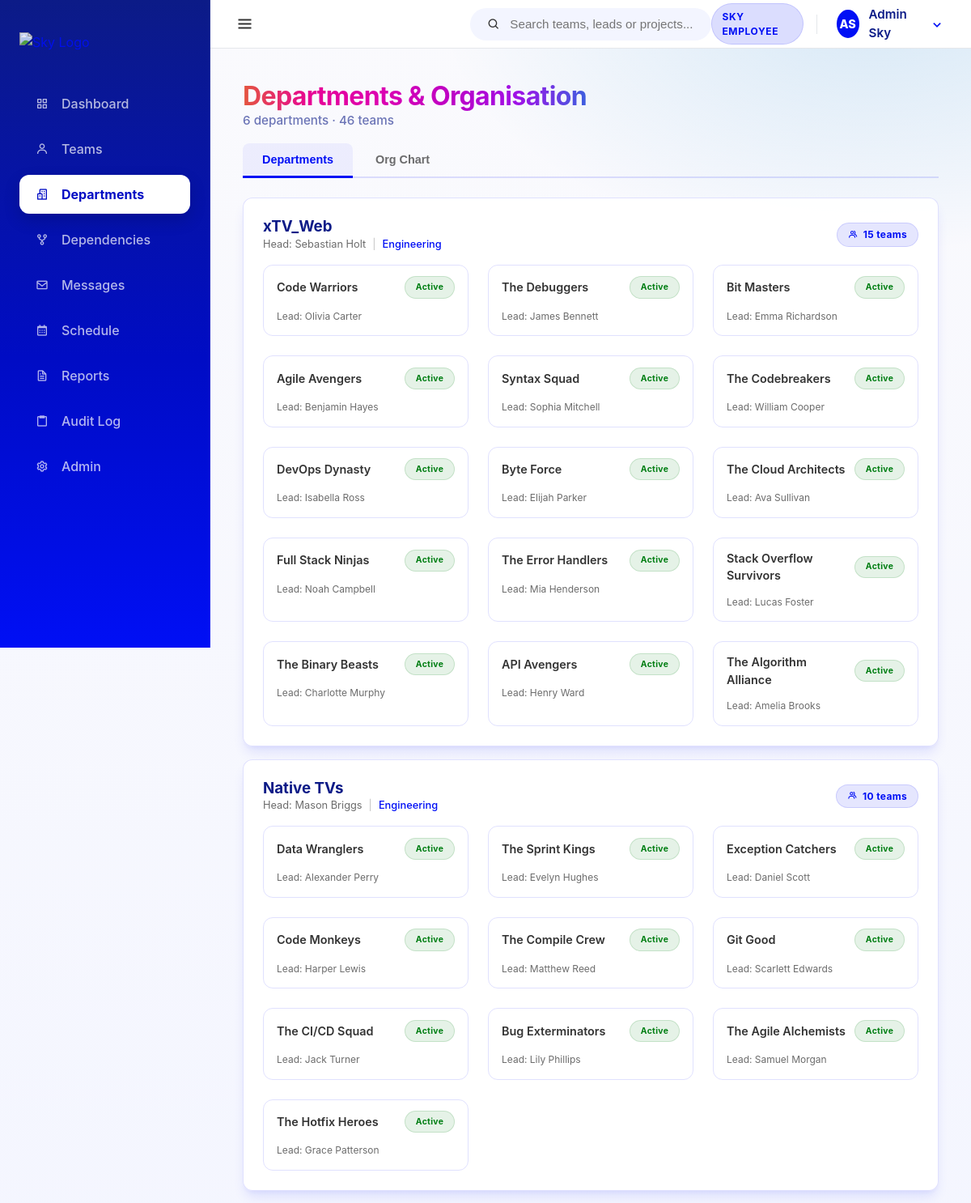
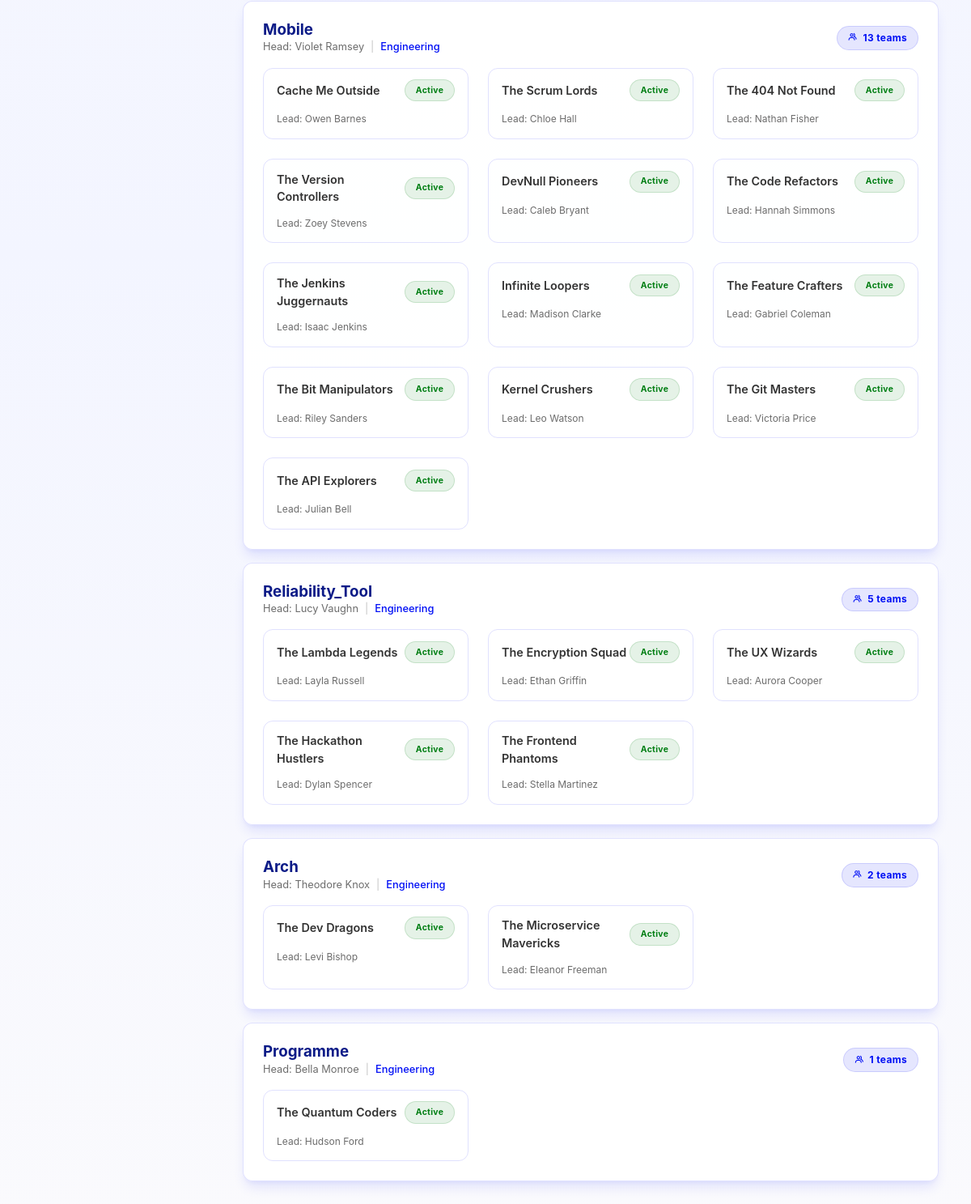
The app's page /organisation/ (signed in), older data (2 pictures, top to bottom).
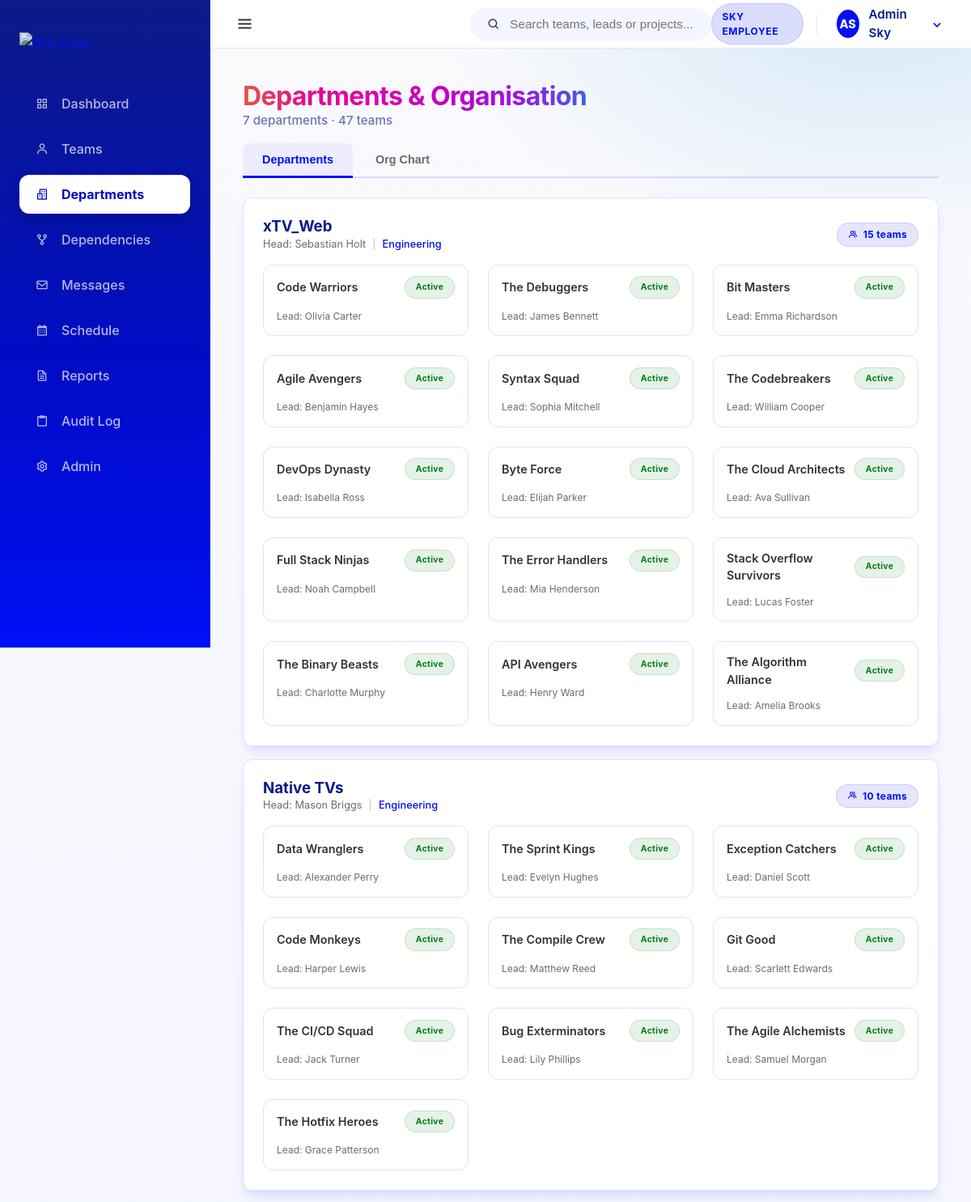
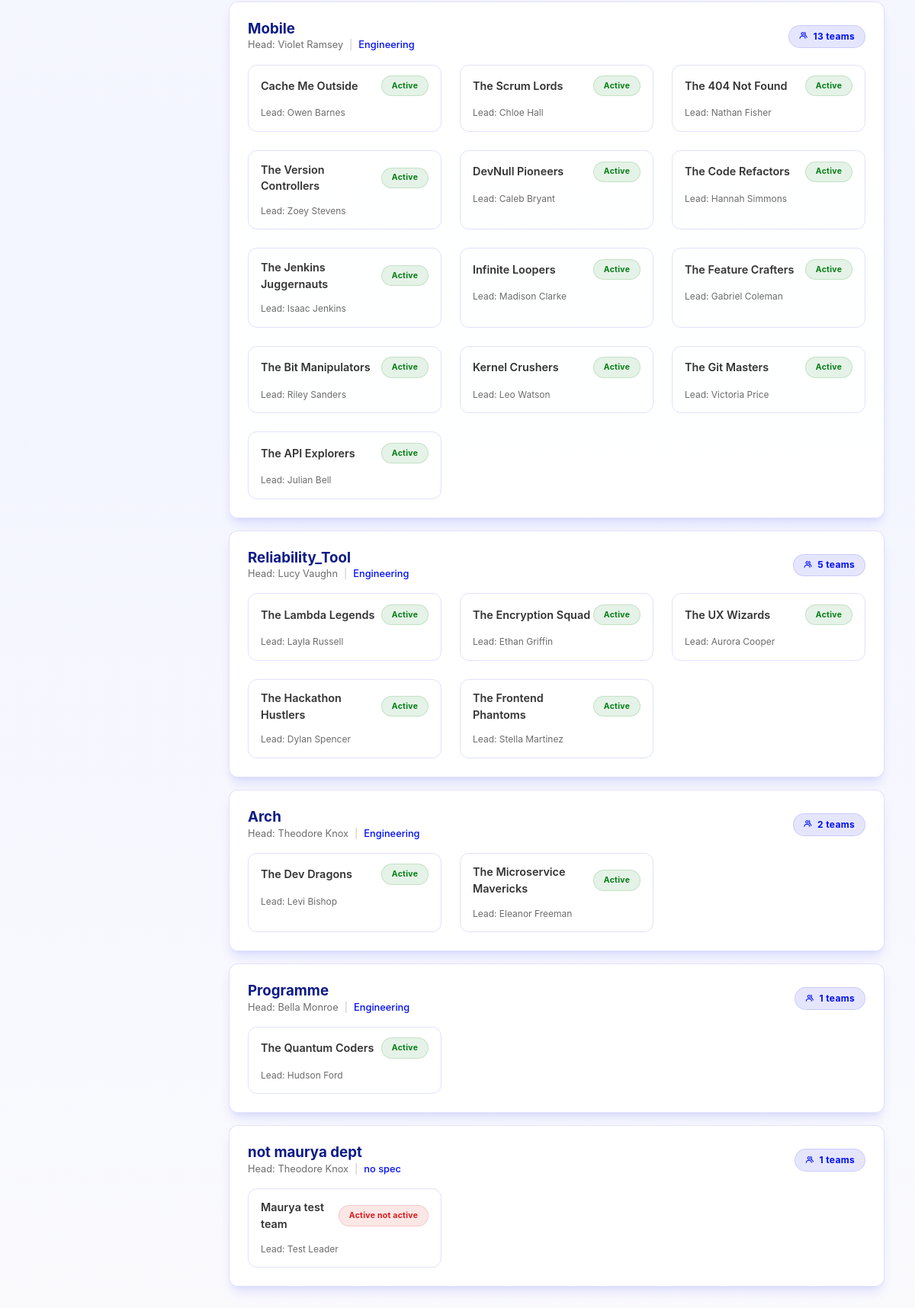
The same page, newer data (2 pictures, top to bottom).
### core/models.py (models this page shows, shortened)
class Department(models.Model):
    department_id = models.AutoField(primary_key=True)
    department_name = models.CharField(max_length=100)
    department_lead_name = models.CharField(max_length=100)
    specialization = models.CharField(max_length=150, blank=True, null=True, help_text="e.g. Web Development, Cloud Infrastructure")
    description = models.TextField()

class Team(models.Model):
    team_id = models.AutoField(primary_key=True)
    department = models.ForeignKey(Department, on_delete=models.CASCADE, related_name='teams')
    team_name = models.CharField(max_length=100)
    mission = models.TextField(blank=True) # Main Requirement
    lead_email = models.EmailField(blank=True) # Main Requirement
    team_leader_name = models.CharField(max_length=100, blank=True)
    work_stream = models.CharField(max_length=100)
    project_name = models.CharField(max_length=100)
    project_codebase = models.CharField(max_length=100)
    status = models.CharField(max_length=50, default='Active')
    tech_tags = models.TextField(blank=True, help_text="Comma separated tags")
    created_at = models.DateTimeField(auto_now_add=True)
    updated_at = models.DateTimeField(auto_now=True)

### organisation/views.py (the view)
# urls.py: path('', views.org_chart, name='org_chart'),
@login_required
def org_chart(request):
    try:
        query = request.GET.get('q', '').strip()
        departments = Department.objects.prefetch_related('teams').all()
        if query:
            departments = departments.filter(
                Q(department_name__icontains=query) |
                Q(teams__team_name__icontains=query)
            ).distinct()
        context = {
            'departments': departments,
            'query': query,
            'total_departments': departments.count(),
            'total_teams': Team.objects.all().count(),
        }
        return render(request, 'organisation/org_chart.html', context)
    except Exception as e:
        print(f"Error rendering org chart: {e}")
        return render(request, 'organisation/org_chart.html', {'error': True})

### templates/organisation/org_chart.html (shortened to what this page needs)
{% extends 'base.html' %}
{% block content %}
<div class="flex-between mb-2 animate-slide-up">
    <div>
        <h1 class="spectrum-text" style="font-size: 2rem; letter-spacing: -0.02em;">Departments & Organisation</h1>
        <p style="color: var(--sky-header-blue); opacity: 0.6; font-weight: 500; font-size: 0.95rem;">
            {{ total_departments }} departments · {{ total_teams }} teams
        </p>
    </div>
</div>
<div class="tabs mb-3 animate-slide-up" style="animation-delay: 0.1s;">
    <button class="tab-btn active" onclick="switchTab('list', this)" id="tab-list">Departments</button>
    <button class="tab-btn" onclick="switchTab('org', this)" id="tab-org">Org Chart</button>
</div>
<div id="panel-list" class="animate-slide-up" style="animation-delay: 0.15s;">
    {% for dept in departments %}
    <div class="card mb-2">
        <div class="flex-between mb-2">
            <div>
                <a href="{% url 'organisation:department_detail' dept.department_id %}" style="text-decoration: none;">
                    <h3 style="color: var(--sky-header-blue);">{{ dept.department_name }}</h3>
                </a>
                <p style="font-size: 0.8rem; color: var(--muted-foreground); display: flex; align-items: center; gap: 0.5rem;">
                    <span>Head: {{ dept.department_lead_name }}</span>
                    {% if dept.specialization %}
                    <span style="opacity: 0.4;">|</span>
                    <span style="color: var(--sky-primary); font-weight: 500;">{{ dept.specialization }}</span>
                    {% endif %}
                </p>
            </div>
            <div class="flex gap-1">
                <span class="chip chip-department">
                    <i class='bx bx-group' style="font-size: 0.8rem;"></i> {{ dept.teams.all|length }} teams
                </span>
            </div>
        </div>
        <div class="grid-3">
            {% for team in dept.teams.all %}
            <a href="{% url 'teams:team_detail' team.team_id %}" class="spell-tilt" style="text-decoration: none; color: inherit; border: 1px solid var(--border); border-radius: 12px; padding: 0.85rem 1rem; transition: all 0.2s ease; display: block;" onmouseover="this.style.background='var(--sky-tint-5)'" onmouseout="this.style.background='transparent'">
                <div class="flex-between mb-1">
                    <span style="font-size: 0.9rem; font-weight: 600;">{{ team.team_name }}</span>
                    <span class="chip {% if team.status == 'Active' %}chip-active{% elif team.status == 'Restructuring' %}chip-restructuring{% else %}chip-disbanded{% endif %}" style="font-size: 0.65rem;">
                        {{ team.status }}
                    </span>
                </div>
                <span style="font-size: 0.75rem; color: var(--muted-foreground);">Lead: {{ team.team_leader_name|default:"—" }}</span>
            </a>
            {% endfor %}
        </div>
    </div>
    {% endfor %}
</div>
{% endblock %}

Row changes from the older to the newer data that the page shows:
added Department: department_name "not maurya dept", department_lead_name "Theodore Knox", specialization "no spec", teams.all|length "1"
added Team: team_name "Maurya test team", status "Active not active", team_leader_name "Test Leader", shown under "not maurya dept"
Text that changed along with them:
{{ total_departments }}: "6" → "7"
{{ total_teams }}: "46" → "47"
